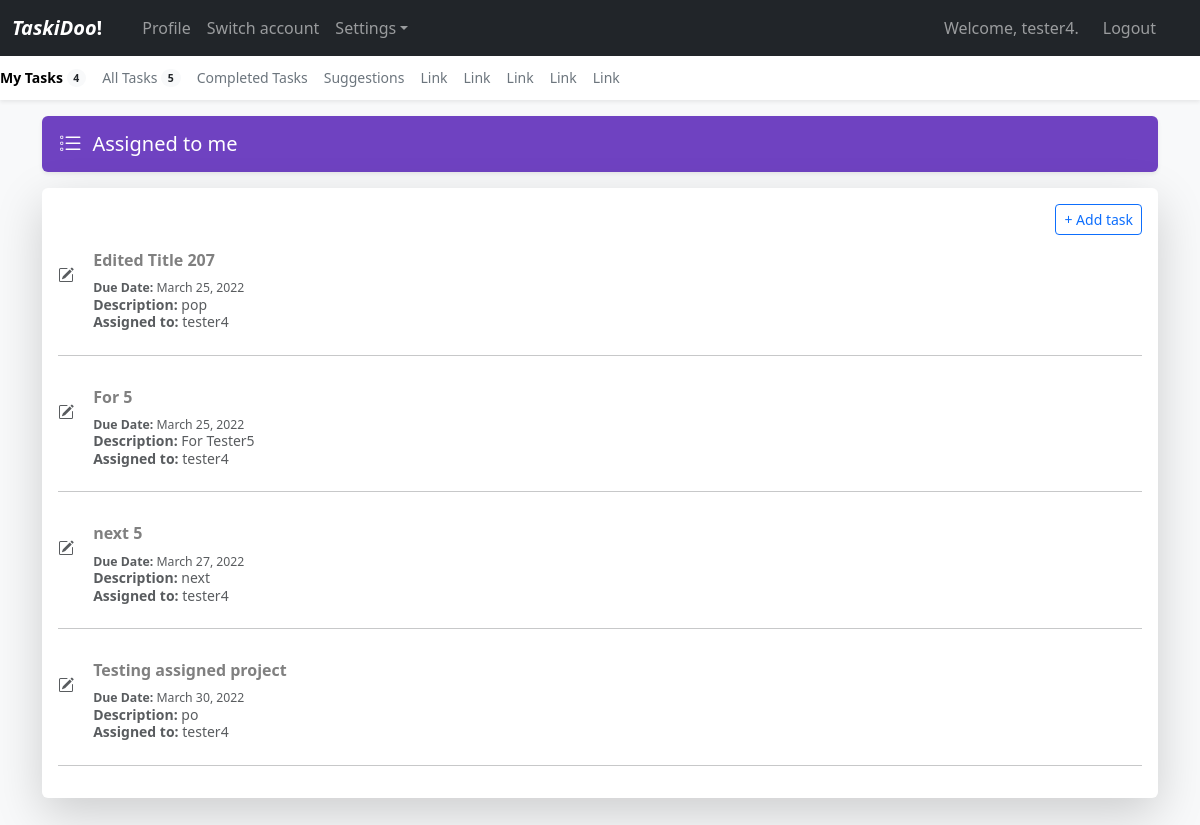
Page /tasks/ (signed in) on the committed database.
### todo_apps/models.py (models this page shows, shortened)
class Task(models.Model):
    text_title = models.CharField(max_length=200)
    text_desc = models.TextField(max_length=10000, blank=True, null=True,)
    date_added = models.DateTimeField(auto_now_add=True)
    owner = models.ForeignKey(User, on_delete=models.CASCADE)
    comment = models.TextField(max_length=10000, blank=True, null=True)
    date_due = models.DateField()
    status = models.BooleanField(default=False)
    project = models.ForeignKey(Project, on_delete=models.CASCADE, blank=True, null=True)

### todo_apps/views.py (the view)
# urls.py: path('tasks/', views.tasks, name='tasks'),
@login_required
def tasks(request):
    tasks = Task.objects.filter(project = Project.objects.get(assigned_users=request.user), owner=request.user, status=False).order_by('date_due') #display tasks that are assigned to the same project as the user
    all_tasks = Task.objects.filter(project = Project.objects.get(assigned_users=request.user), status=False)
    if request.method != 'POST':
        form = TaskForm()
    else:
        form = TaskForm(request.POST)
        if form.is_valid():
            form.save()
            return redirect('todo_apps:tasks')
    context = {'tasks': tasks, 'all_tasks': all_tasks}
    return render(request, 'todo_apps/tasks.html', context)

### todo_apps/templates/todo_apps/tasks.html (shortened to what this page needs)
{% extends "todo_apps/base.html" %}
{% block content %}
<main class="container">
    <div class="d-flex align-items-center p-3 my-3 text-white bg-purple rounded shadow-sm">
        <div class="lh-1">
            <h1 class="h5 mb-0 text-white lh-1">Assigned to me</h1>
        </div>
    </div>
    <div class="mt-3 mb-5 p-3 bg-body rounded shadow-lg">
        <div class="d-block text-end">
            <button class="myBtn btn btn-outline-primary btn-sm" hx-get="{% url 'todo_apps:new_task' %}" hx-target="#dialog">+ Add task</a></button>
        </div>
        {% for task in tasks %}
            <div class="d-flex text-muted pt-3">
            <p class="pb-2 mb-0 small lh-sm" hx-trigger="click" hx-get="{% url 'todo_apps:edit_task' task.id %}" hx-target="#dialog">
                <a class="myBtn d-block text-decoration-none task-item h6"><strong>{{ task.text_title }}</strong></a>
                <small><strong>Due Date:</strong> {{ task.date_due }}</small></br>
                <strong>Description:</strong> {{ task.text_desc }}</br>
                <strong>Assigned to:</strong> {{ task.owner }}
            </p>
            </div>
            <hr style="background-color: #dee2e6 1px solid">
        {% empty %}
            <p>No tasks added!</p>
        {% endfor %}
    </div>
    </main>
{% endblock content %}

### todo_apps/templates/todo_apps/base.html (shortened to what this page needs)
{% load bootstrap5 %}
<!doctype html>
<html lang="en">
  <head>
    {% bootstrap_css %}
  </head>
  {% if user.is_authenticated %}
  <body class="bg-light">
        <nav class="navbar navbar-expand-lg fixed-top navbar-dark bg-dark" aria-label="Main navigation">
        <div class="container-fluid">
            <a class="navbar-brand" href="{% url 'todo_apps:index' %}"><i><b>TaskiDoo</i>!</b></a>
            <div class="navbar-collapse offcanvas-collapse" id="navbarsExampleDefault">
            <ul class="navbar-nav me-auto mb-2 mb-lg-0">
                <li class="nav-item">
                  <a class="nav-link"></a>
                  </li>
                <li class="nav-item">
                <a class="nav-link" href="{% url 'users:profile' %}">Profile</a>
                </li>
                <li class="nav-item">
                <a class="nav-link" href="#">Switch account</a>
                </li>
                <li class="nav-item dropdown">
                <a class="nav-link dropdown-toggle" href="#" id="dropdown01" data-bs-toggle="dropdown" aria-expanded="false">Settings</a>
                </li>
            </ul>
            <ul class="navbar-nav me-0 mb-5 mb-lg-0">
            {% if user.is_authenticated %}
            <li class="nav-item me-2">
            <a class="nav-link">Welcome, {{ user.username }}.</a>
            </li>
            <li class="nav-item me-4">
                <a class="nav-link" href="{% url 'users:logout' %}">Logout</a>
            </li>
            {% endif %}
            </div>
        </div>
        </nav>
        <div class="nav-scroller bg-body shadow-sm">
        <nav class="nav nav-underline" aria-label="Secondary navigation">
            <a class="nav-link active" aria-current="page" href="{% url 'todo_apps:tasks' %}">
              My Tasks
            <span class="badge bg-light text-dark rounded-pill align-text-bottom">{{ tasks.count }}</span>
            </a>
            <a class="nav-link" href="{% url 'todo_apps:all_tasks' %}">
              All Tasks
            <span class="badge bg-light text-dark rounded-pill align-text-bottom">{{ all_tasks.count}}</span>
            </a>
            <a class="nav-link" href="{% url 'todo_apps:completed_tasks' %}">Completed Tasks</a>
            <a class="nav-link" href="#">Suggestions</a>
            <a class="nav-link" href="#">Link</a>
            <a class="nav-link" href="#">Link</a>
            <a class="nav-link" href="#">Link</a>
            <a class="nav-link" href="#">Link</a>
            <a class="nav-link" href="#">Link</a>
        </nav>
        </div>
{% endif %}
{% block content %} {% endblock content %}
  </body>
</html>

### todo_apps/templates/todo_apps/base.html (style rules this page uses)
html, body { overflow-x: hidden; }
body { padding-top: 56px; }
.nav-scroller { position: relative; z-index: 2; height: 2.75rem; overflow-y: hidden; }
.nav-scroller .nav { display: flex; flex-wrap: nowrap; padding-bottom: 1rem; margin-top: -1px; overflow-x: auto; color: rgba(255, 255, 255, .75); text-align: center; white-space: nowrap; -webkit-overflow-scrolling: touch; }
.nav-underline .nav-link { padding-top: .75rem; padding-bottom: .75rem; font-size: .875rem; color: #6c757d; }
.nav-underline .active { font-weight: 500; color: #343a40; }
.bg-purple { background-color: #6f42c1; }

### todo_apps/templates/todo_apps/tasks.html (style rules this page uses)
.task-item { color: gray; }

### rows in the picture
Task: text_title "Edited Title 207", date_due "March 25, 2022", text_desc "pop", owner "tester4"
Task: text_title "For 5", date_due "March 25, 2022", text_desc "For Tester5", owner "tester4"
Task: text_title "next 5", date_due "March 27, 2022", text_desc "next", owner "tester4"
Task: text_title "Testing assigned project", date_due "March 30, 2022", text_desc "po", owner "tester4"

### other values in the picture
{{ user.username }} "tester4"
{{ tasks.count }} "4"
{{ all_tasks.count }} "5"
